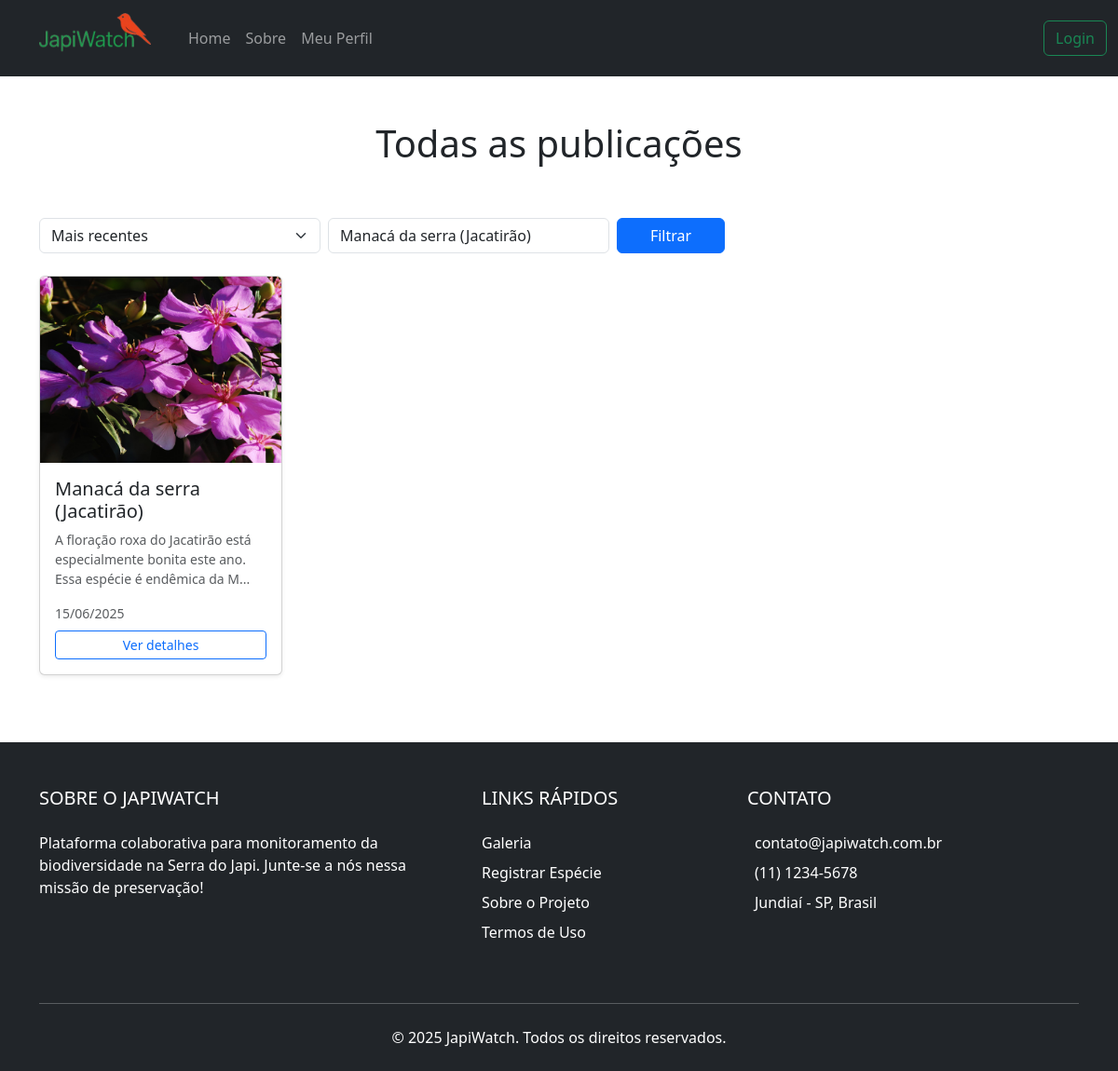
The page /feed.php?pesquisa=Manacá da serra (Jacatirão) on the database its author committed.
### tables this page shows
CREATE TABLE `postagem` (
  `ID_Postagem` int(11) NOT NULL,
  `Foto` varchar(255) DEFAULT NULL,
  `Data_Postagem` datetime NOT NULL DEFAULT current_timestamp(),
  `Localizacao_Postagem` varchar(255) DEFAULT NULL,
  `Titulo_Postagem` varchar(255) DEFAULT NULL,
  `Descricao_Postagem` text DEFAULT NULL,
  `ID_Categoria` int(11) NOT NULL,
  `Categoria` enum('Usuario','Especialista') NOT NULL,
  `Nome_Cientifico` varchar(255) DEFAULT NULL
);

### feed.php (the view, shortened to what this page needs)
<?php
include 'conexao.php';
$user_agents = array("iPhone","iPad","Android","webOS","BlackBerry","iPod","Symbian","IsGeneric");
foreach($user_agents as $user_agent){
    if (strpos($_SERVER['HTTP_USER_AGENT'], $user_agent) !== FALSE) {
        if (isset($_SESSION["Nome_Completo"])) {
            $text_lado = $_SESSION["Nome_Completo"];
            $botao = "<a class='nav-link' href='logout.php'>Sair</a>";
        } else {
            $text_lado = "";
            $botao = "<a class='nav-link' href='login.php'>Login</a>";
        }
    } else {
        if (isset($_SESSION["Nome_Completo"])) {
            $text_lado = $_SESSION["Nome_Completo"];
            $botao = "<a class='btn btn-outline-danger' href='logout.php'>Sair</a>";
        } else {
            $botao = "<a class='btn btn-outline-success' href='login.php'>Login</a>";
        }
    }
}
$ordenacao = isset($_GET['ordenacao']) ? $_GET['ordenacao'] : 'recentes';
$pesquisa = isset($_GET['pesquisa']) ? trim($_GET['pesquisa']) : '';
$sql = "SELECT p.ID_Postagem, p.Titulo_Postagem AS especie, p.Descricao_Postagem AS descricao,
               p.Foto AS caminho_imagem, p.Data_Postagem, u.Nome_Completo AS autor
        FROM postagem p
        JOIN usuario u ON p.ID_Categoria = u.ID_Usuario
        WHERE 1=1";
if (!empty($pesquisa)) {
    $sql .= " AND p.Titulo_Postagem LIKE ?";
    $param_pesquisa = "%$pesquisa%";
}
if ($ordenacao === 'recentes') {
    $sql .= " ORDER BY p.Data_Postagem DESC";
} else {
    $sql .= " ORDER BY p.Data_Postagem ASC";
}
$stmt = $conn->prepare($sql);
if (!empty($pesquisa)) {
    $stmt->bind_param("s", $param_pesquisa);
}
$stmt->execute();
$resultado = $stmt->get_result();
?>
<!DOCTYPE html>
<html lang="pt-br">
<head>
    <link href="https://cdn.jsdelivr.net/npm/bootstrap@5.3.2/dist/css/bootstrap.min.css" rel="stylesheet">
    <link rel="stylesheet" href="style.css">
</head>
<body>
    <nav class="navbar navbar-dark navbar-expand-lg bg-dark">
        <div class="container-fluid gap-3">
            <a class="navbar-brand" style="margin-left: 30px" href="index.php">
                <img src="img/logo.png" alt="Logo" width="120" height="55" class="d-inline-block align-text-top">
            </a>
            <div class="collapse navbar-collapse" id="navbarSupportedContent">
                <ul class="navbar-nav me-auto mb-2 mb-lg-0">
                    <li class="nav-item active">
                    <a class="nav-link" href="index.php">Home</a>
                    </li>
                    <li class="nav-item">
                    <a class="nav-link" href="sobre.html">Sobre</a>
                    </li>
                    <li class="nav-item">
                    <a class="nav-link" href="user.php">Meu Perfil</a>
                    </li>
                </ul>
                <div class="d-flex align-items-center">
                    <?= $botao ?>
                </div>
            </div>
        </div>
    </nav>
    <center>
        <br><br>
    <h1>Todas as publicações</h1>
    </center>
    <div class="container py-5">
        <div class="row mb-4">
            <div class="col-md-8">
                <form class="row g-2">
                    <div class="col-md-5">
                        <select name="ordenacao" class="form-select" onchange="this.form.submit()">
                            <option value="recentes" <?= $ordenacao === 'recentes' ? 'selected' : '' ?>>Mais recentes</option>
                        </select>
                    </div>
                    <div class="col-md-5">
                        <input type="text" name="pesquisa" class="form-control" placeholder="Pesquisar por espécie..." value="<?= htmlspecialchars($pesquisa) ?>">
                    </div>
                    <div class="col-md-2">
                        <button type="submit" class="btn btn-primary w-100">Filtrar</button>
                    </div>
                </form>
            </div>
        </div>
        <div class="row" id="feed-postagens">
            <?php if ($resultado->num_rows > 0): ?>
                <?php while ($post = $resultado->fetch_assoc()): ?>
                    <div class="col-lg-3 col-md-6 mb-4">
                        <div class="card h-100 shadow-sm">
                            <img src="<?= htmlspecialchars($post['caminho_imagem']) ?>" class="card-img-top img-fluid" style="height: 200px; object-fit: cover;" alt="<?= htmlspecialchars($post['especie']) ?>">
                            <div class="card-body d-flex flex-column">
                                <h5 class="card-title"><?= htmlspecialchars($post['especie']) ?></h5>
                                <p class="card-text text-muted small"><?= htmlspecialchars(substr($post['descricao'], 0, 100)) ?>...</p>
                                <div class="mt-auto">
                                    <small class="text-muted d-block mb-2">
                                        <i class="bi bi-calendar"></i> <?= date('d/m/Y', strtotime($post['Data_Postagem'])) ?>
                                    </small>
                                    <a href="detalhes.php?id=<?= $post['ID_Postagem'] ?>" class="btn btn-outline-primary btn-sm w-100">Ver detalhes</a>
                                </div>
                            </div>
                        </div>
                    </div>
                <?php endwhile; ?>
            <?php endif; ?>
        </div>
    </div>
    <footer class="bg-dark text-white pt-5 pb-4">
    <div class="container">
        <div class="row">
            <div class="col-md-5 mb-4">
                <h5 class="text-uppercase mb-4">Sobre o JapiWatch</h5>
                <p>
                    Plataforma colaborativa para monitoramento da biodiversidade na Serra do Japi.
                    Junte-se a nós nessa missão de preservação!
                </p>
                <div class="mt-3">
                </div>
            </div>
            <div class="col-md-3 mb-4">
                <h5 class="text-uppercase mb-4">Links Rápidos</h5>
                <ul class="list-unstyled">
                    <li class="mb-2"><a href="#" class="text-white text-decoration-none">Galeria</a></li>
                    <li class="mb-2"><a href="form-img.php" class="text-white text-decoration-none">Registrar Espécie</a></li>
                    <li class="mb-2"><a href="#" class="text-white text-decoration-none">Sobre o Projeto</a></li>
                    <li class="mb-2"><a href="#" class="text-white text-decoration-none">Termos de Uso</a></li>
                </ul>
            </div>
            <div class="col-md-3 mb-4">
                <h5 class="text-uppercase mb-4">Contato</h5>
                <ul class="list-unstyled">
                    <li class="mb-2"><i class="bi bi-envelope me-2"></i> contato@japiwatch.com.br</li>
                    <li class="mb-2"><i class="bi bi-telephone me-2"></i> (11) 1234-5678</li>
                    <li><i class="bi bi-geo-alt me-2"></i> Jundiaí - SP, Brasil</li>
                </ul>
            </div>
        </div>
        <hr class="my-4 bg-light">
        <div class="row">
            <div class="col-md-12 text-center">
                <p class="mb-0">&copy; <?= date('Y') ?> JapiWatch. Todos os direitos reservados.</p>
            </div>
        </div>
    </div>
</footer>
</body>
</html>

### rows shown on the page
postagem: Foto (picture), Titulo_Postagem "Manacá da serra (Jacatirão)", Descricao_Postagem "A floração roxa do Jacatirão está especialmente bonita este ano. Essa espécie é endêmica da M", Data_Postagem "15/06/2025"
